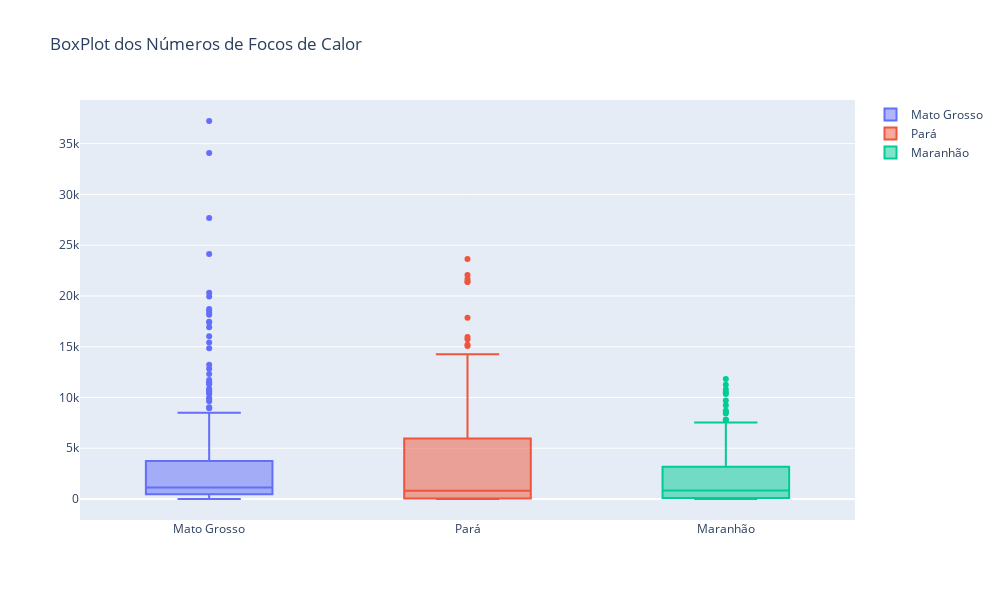

The cell this chart's notebook holds for it:
### Code cell
plot_box_plot(base)

### Figure 1 — Plotly figure (JSON) as saved in the notebook; plotly's stock layout.template omitted (floating-point values rounded to 4 significant figures; data arrays with more than 128 entries replaced by an {"elided": "..."} marker saying what was removed)
{"data": [{"name": "Mato Grosso", "type": "box", "y": {"elided": "276 int values"}}, {"name": "Pará", "type": "box", "y": {"elided": "276 int values"}}, {"name": "Maranhão", "type": "box", "y": {"elided": "276 int values"}}], "layout": {"height": 600, "title": {"text": "BoxPlot dos Números de Focos de Calor"}, "width": 1000}}
